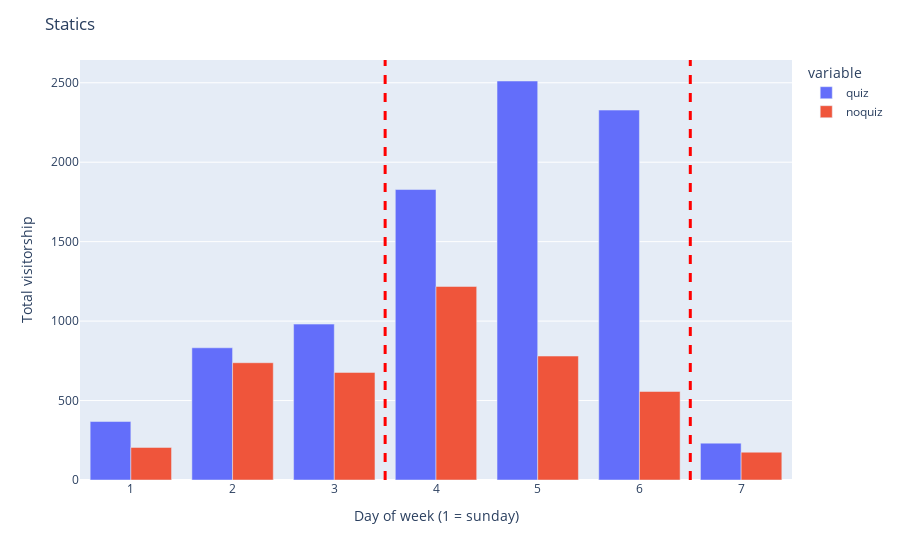
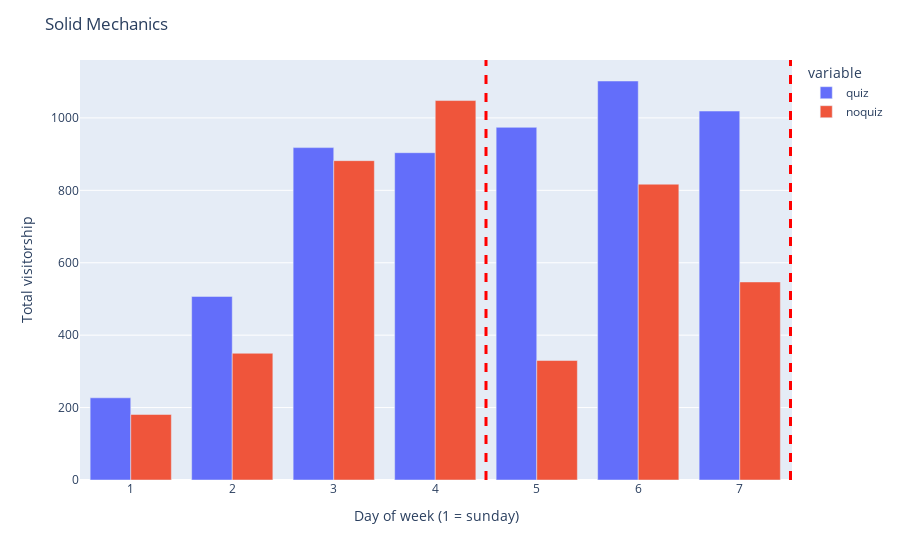
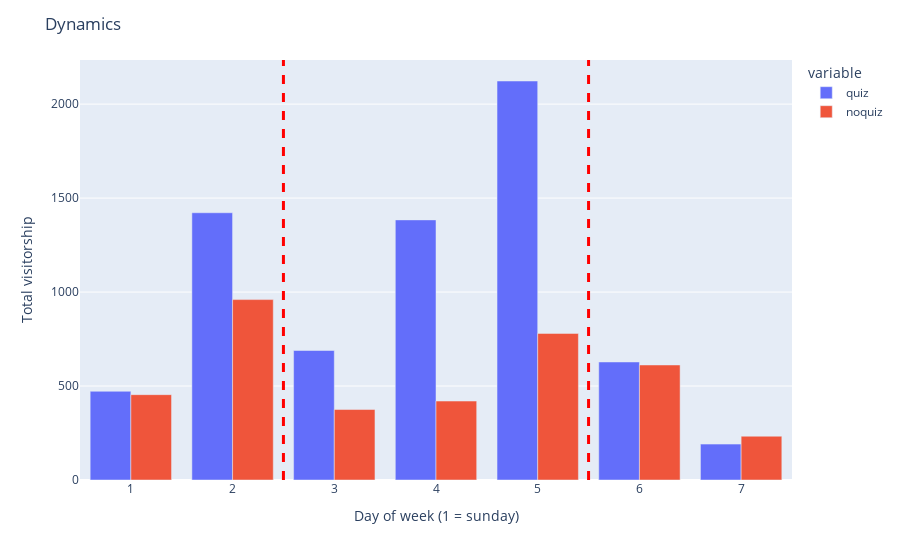

Notebook cell for these charts, in order:
### Code cell
import plotly.express as px

for class_ in ['sta', 'sol', 'dyn']:
    graph_data = pd.read_csv(f'{class_}.csv')
    graph_data = graph_data.set_index(graph_data.columns[0])
    fig = px.bar(graph_data, x=graph_data.index, y=["quiz", "noquiz"], barmode='group')
    if class_ == "sol":
        fig.add_vline(x=4.5, line_width=3, line_dash="dash", line_color="red")
        fig.add_vline(x=7.5, line_width=3, line_dash="dash", line_color="red")
    if class_ == "sta":
        fig.add_vline(x=3.5, line_width=3, line_dash="dash", line_color="red")
        fig.add_vline(x=6.5, line_width=3, line_dash="dash", line_color="red")
    if class_ == "dyn":
        fig.add_vline(x=2.5, line_width=3, line_dash="dash", line_color="red")
        fig.add_vline(x=5.5, line_width=3, line_dash="dash", line_color="red")
    fancy_name = "Dynamics" if class_ == 'dyn' else ('Solid Mechanics' if class_ == 'sol' else 'Statics')
    fig.update_layout(
        title=fancy_name,
        xaxis=dict(title="Day of week (1 = sunday)"),
        yaxis=dict(title="Total visitorship")
    )
    fig.show()

### Figure 1 — Plotly figure (JSON) as saved in the notebook; plotly's stock layout.template omitted (floating-point values rounded to 4 significant figures)
{"data": [{"alignmentgroup": "True", "hovertemplate": "variable=quiz<br>Unnamed: 0=%{x}<br>value=%{y}<extra></extra>", "legendgroup": "quiz", "marker": {"color": "#636efa", "pattern": {"shape": ""}}, "name": "quiz", "offsetgroup": "quiz", "orientation": "v", "showlegend": true, "textposition": "auto", "type": "bar", "x": [1, 2, 3, 4, 5, 6, 7], "xaxis": "x", "y": [368, 832, 981, 1828, 2511, 2328, 232], "yaxis": "y"}, {"alignmentgroup": "True", "hovertemplate": "variable=noquiz<br>Unnamed: 0=%{x}<br>value=%{y}<extra></extra>", "legendgroup": "noquiz", "marker": {"color": "#EF553B", "pattern": {"shape": ""}}, "name": "noquiz", "offsetgroup": "noquiz", "orientation": "v", "showlegend": true, "textposition": "auto", "type": "bar", "x": [1, 2, 3, 4, 5, 6, 7], "xaxis": "x", "y": [205, 738, 677, 1218, 780, 557, 175], "yaxis": "y"}], "layout": {"barmode": "group", "legend": {"title": {"text": "variable"}, "tracegroupgap": 0}, "margin": {"t": 60}, "shapes": [{"line": {"color": "red", "dash": "dash", "width": 3}, "type": "line", "x0": 3.5, "x1": 3.5, "xref": "x", "y0": 0, "y1": 1, "yref": "y domain"}, {"line": {"color": "red", "dash": "dash", "width": 3}, "type": "line", "x0": 6.5, "x1": 6.5, "xref": "x", "y0": 0, "y1": 1, "yref": "y domain"}], "title": {"text": "Statics"}, "xaxis": {"anchor": "y", "domain": [0, 1], "title": {"text": "Day of week (1 = sunday)"}}, "yaxis": {"anchor": "x", "domain": [0, 1], "title": {"text": "Total visitorship"}}}}

### Figure 2 — Plotly figure (JSON) as saved in the notebook; plotly's stock layout.template omitted (floating-point values rounded to 4 significant figures)
{"data": [{"alignmentgroup": "True", "hovertemplate": "variable=quiz<br>Unnamed: 0=%{x}<br>value=%{y}<extra></extra>", "legendgroup": "quiz", "marker": {"color": "#636efa", "pattern": {"shape": ""}}, "name": "quiz", "offsetgroup": "quiz", "orientation": "v", "showlegend": true, "textposition": "auto", "type": "bar", "x": [1, 2, 3, 4, 5, 6, 7], "xaxis": "x", "y": [227, 507, 918, 904, 974, 1102, 1019], "yaxis": "y"}, {"alignmentgroup": "True", "hovertemplate": "variable=noquiz<br>Unnamed: 0=%{x}<br>value=%{y}<extra></extra>", "legendgroup": "noquiz", "marker": {"color": "#EF553B", "pattern": {"shape": ""}}, "name": "noquiz", "offsetgroup": "noquiz", "orientation": "v", "showlegend": true, "textposition": "auto", "type": "bar", "x": [1, 2, 3, 4, 5, 6, 7], "xaxis": "x", "y": [181, 350, 882, 1048, 330, 817, 547], "yaxis": "y"}], "layout": {"barmode": "group", "legend": {"title": {"text": "variable"}, "tracegroupgap": 0}, "margin": {"t": 60}, "shapes": [{"line": {"color": "red", "dash": "dash", "width": 3}, "type": "line", "x0": 4.5, "x1": 4.5, "xref": "x", "y0": 0, "y1": 1, "yref": "y domain"}, {"line": {"color": "red", "dash": "dash", "width": 3}, "type": "line", "x0": 7.5, "x1": 7.5, "xref": "x", "y0": 0, "y1": 1, "yref": "y domain"}], "title": {"text": "Solid Mechanics"}, "xaxis": {"anchor": "y", "domain": [0, 1], "title": {"text": "Day of week (1 = sunday)"}}, "yaxis": {"anchor": "x", "domain": [0, 1], "title": {"text": "Total visitorship"}}}}

### Figure 3 — Plotly figure (JSON) as saved in the notebook; plotly's stock layout.template omitted (floating-point values rounded to 4 significant figures)
{"data": [{"alignmentgroup": "True", "hovertemplate": "variable=quiz<br>Unnamed: 0=%{x}<br>value=%{y}<extra></extra>", "legendgroup": "quiz", "marker": {"color": "#636efa", "pattern": {"shape": ""}}, "name": "quiz", "offsetgroup": "quiz", "orientation": "v", "showlegend": true, "textposition": "auto", "type": "bar", "x": [1, 2, 3, 4, 5, 6, 7], "xaxis": "x", "y": [472, 1422, 689, 1384, 2123, 628, 191], "yaxis": "y"}, {"alignmentgroup": "True", "hovertemplate": "variable=noquiz<br>Unnamed: 0=%{x}<br>value=%{y}<extra></extra>", "legendgroup": "noquiz", "marker": {"color": "#EF553B", "pattern": {"shape": ""}}, "name": "noquiz", "offsetgroup": "noquiz", "orientation": "v", "showlegend": true, "textposition": "auto", "type": "bar", "x": [1, 2, 3, 4, 5, 6, 7], "xaxis": "x", "y": [454, 960, 375, 420, 780, 612, 233], "yaxis": "y"}], "layout": {"barmode": "group", "legend": {"title": {"text": "variable"}, "tracegroupgap": 0}, "margin": {"t": 60}, "shapes": [{"line": {"color": "red", "dash": "dash", "width": 3}, "type": "line", "x0": 2.5, "x1": 2.5, "xref": "x", "y0": 0, "y1": 1, "yref": "y domain"}, {"line": {"color": "red", "dash": "dash", "width": 3}, "type": "line", "x0": 5.5, "x1": 5.5, "xref": "x", "y0": 0, "y1": 1, "yref": "y domain"}], "title": {"text": "Dynamics"}, "xaxis": {"anchor": "y", "domain": [0, 1], "title": {"text": "Day of week (1 = sunday)"}}, "yaxis": {"anchor": "x", "domain": [0, 1], "title": {"text": "Total visitorship"}}}}
